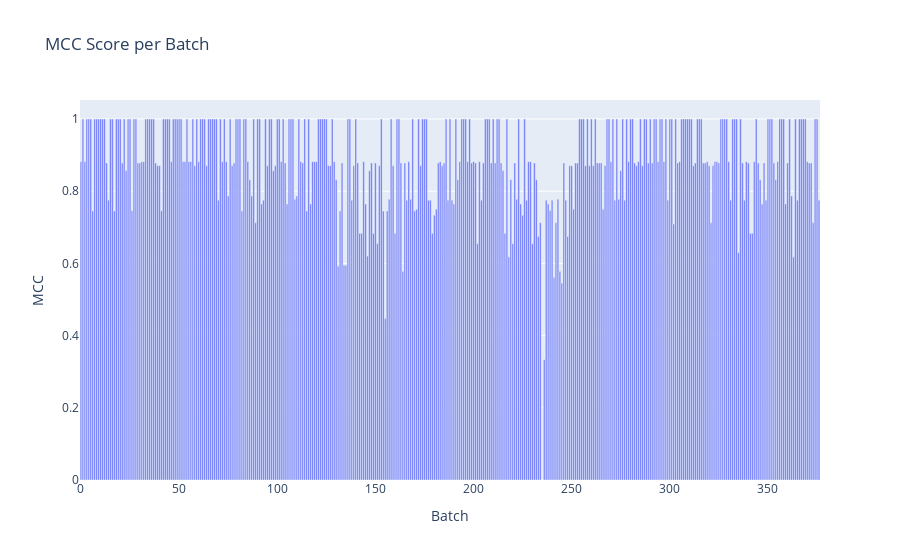

The notebook cell saved with this chart:
### Code cell
# 创建柱状图来显示每个 batch 的 MCC 分数
import plotly.express as px
bar = px.bar(x=list(range(len(matthews_set))), y=matthews_set, labels={'x':'Batch', 'y':'MCC'}, title='MCC Score per Batch')
bar.show()

### Figure 1 — Plotly figure (JSON) as saved in the notebook; plotly's stock layout.template omitted (floating-point values rounded to 4 significant figures; data arrays with more than 128 entries replaced by an {"elided": "..."} marker saying what was removed)
{"data": [{"alignmentgroup": "True", "hovertemplate": "Batch=%{x}<br>MCC=%{y}<extra></extra>", "legendgroup": "", "marker": {"color": "#636efa", "pattern": {"shape": ""}}, "name": "", "offsetgroup": "", "orientation": "v", "showlegend": false, "textposition": "auto", "type": "bar", "x": {"elided": "377 int values"}, "xaxis": "x", "y": {"elided": "377 float values"}, "yaxis": "y"}], "layout": {"barmode": "relative", "legend": {"tracegroupgap": 0}, "title": {"text": "MCC Score per Batch"}, "xaxis": {"anchor": "y", "domain": [0, 1], "title": {"text": "Batch"}}, "yaxis": {"anchor": "x", "domain": [0, 1], "title": {"text": "MCC"}}}}
